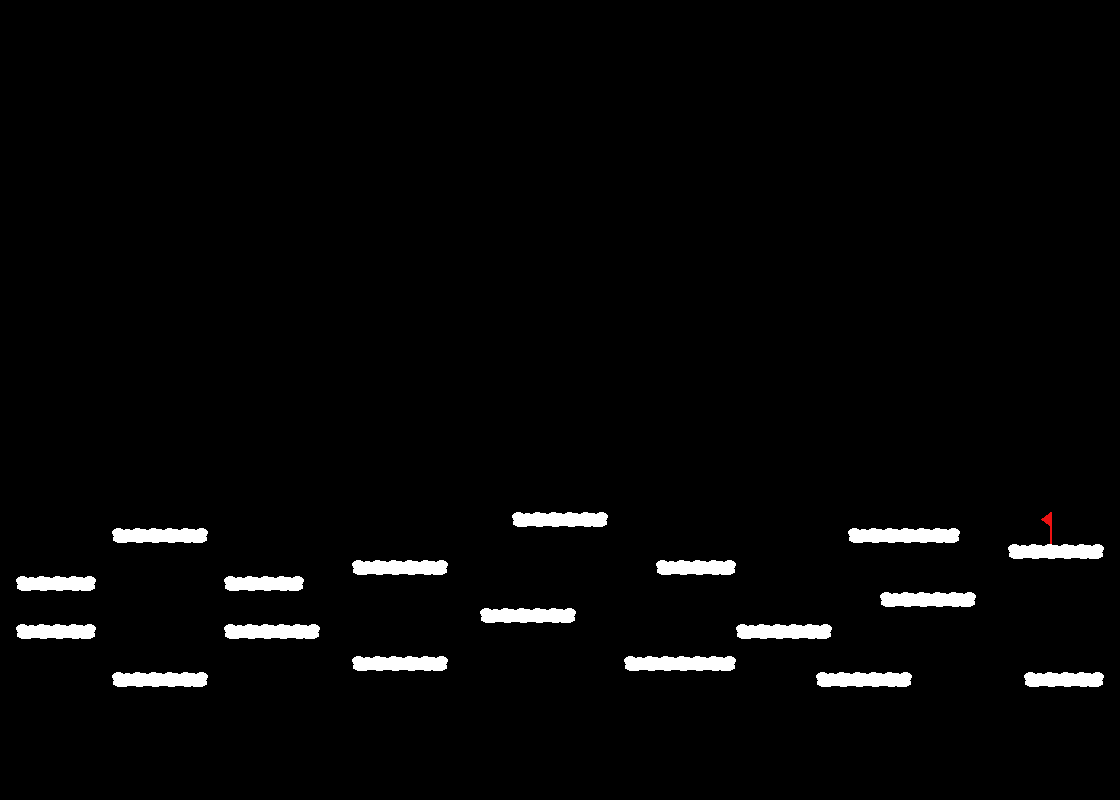

This game map was drawn from its Tiled (.tmx) file and the tilesets committed beside it. A one-line description and the trimmed map source follow:
An orthogonal 70x50 tile map with 16x16 px tiles, 1 tile layer (foreground), 2 tilesets and 23 objects (4x coin, flag).

<map version="1.10" tiledversion="1.10.2" orientation="orthogonal" renderorder="right-down" width="70" height="50" tilewidth="16" tileheight="16" infinite="0" nextlayerid="4" nextobjectid="33">
 <tileset firstgid="1" source="Cloud Tileset.tsx" />
 <tileset firstgid="11" source="../level3/Cloud Tileset.tsx" />
 <objectgroup id="2" name="collision">
  <object id="1" x="112" y="528" width="96" height="16" />
  <object id="2" x="224" y="576" width="80" height="16" />
  <object id="3" x="224" y="624" width="96" height="16" />
  <object id="4" x="112" y="672" width="96" height="16" />
  <object id="5" x="18" y="624" width="78" height="16" />
  <object id="6" x="16" y="576" width="80" height="16" />
  <object id="7" x="512" y="512" width="96" height="16" />
  <object id="8" x="656" y="560" width="80" height="16" />
  <object id="9" x="736" y="624" width="96" height="16" />
  <object id="10" x="624" y="656" width="112" height="16" />
  <object id="11" x="480" y="608" width="96" height="16" />
  <object id="12" x="352" y="656" width="96" height="16" />
  <object id="13" x="816" y="672" width="96" height="16" />
  <object id="14" x="880" y="592" width="96" height="16" />
  <object id="15" x="848" y="528" width="112" height="16" />
  <object id="16" x="1008" y="544" width="96" height="16" />
  <object id="18" x="1024" y="672" width="80" height="16" />
  <object id="19" x="352" y="560" width="96" height="16" />
 </objectgroup>
 <layer id="1" name="foreground" width="70" height="50">
  <data>[3500 cells, 107 non-empty, 4 distinct tile ids]</data>
 </layer>
 <objectgroup id="3" name="objects">
  <object id="26" name="coin" x="144" y="496" width="16" height="16" />
  <object id="28" name="coin" x="896" y="496" width="16" height="16" />
  <object id="29" name="coin" x="560" y="480" width="16" height="16" />
  <object id="30" name="coin" x="512" y="576" width="16" height="16" />
  <object id="31" name="flag" x="1040" y="512" width="16" height="32" />
 </objectgroup>
</map>
